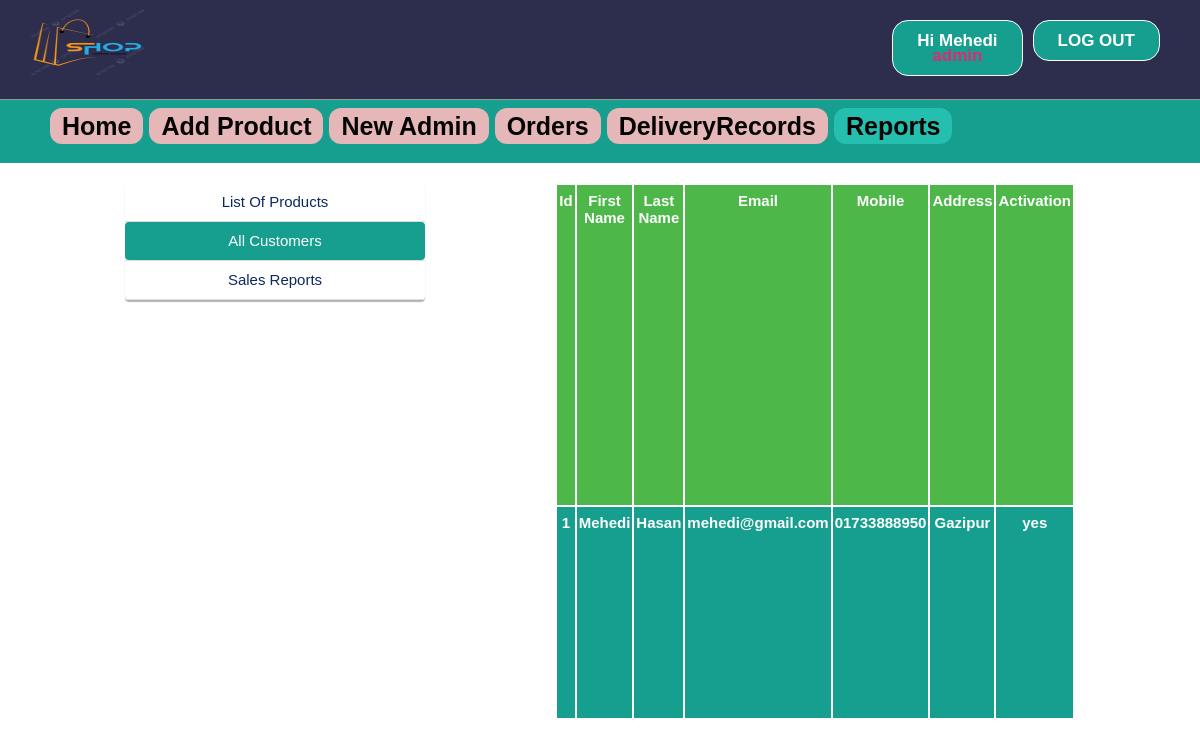
Screenshot of /admin/all_customer.php (signed in) with the database file from the repository.
### tables this page shows
CREATE TABLE `user` (
  `id` int(11) NOT NULL,
  `firstName` varchar(25) NOT NULL,
  `lastName` varchar(25) NOT NULL,
  `email` varchar(100) NOT NULL,
  `mobile` varchar(20) NOT NULL,
  `address` varchar(120) NOT NULL,
  `password` varchar(100) NOT NULL,
  `confirmCode` varchar(10) NOT NULL,
  `activation` varchar(10) NOT NULL DEFAULT 'no'
);

### admin/all_customer.php (the view, shortened to what this page needs)
<?php include ( "../inc/connect.inc.php" ); ?>
<?php
if (!isset($_SESSION['admin_login'])) {
	header("location: login.php");
	$user = "";
}
else {
	$user = $_SESSION['admin_login'];
	$result = mysqli_query($con, "SELECT * FROM admin WHERE id='$user'");
		$get_user_email = mysqli_fetch_assoc($result);
			$uname_db = $get_user_email['firstName'];
			$utype_db=$get_user_email['type'];
}
?>
<!doctype html>
<html>
	<head>
		<link rel="stylesheet" type="text/css" href="../css/style.css">
	</head>
	<body class="home-welcome-text" style="background-image: url(../image/homebackgrndimg2.png);">
		<div class="homepageheader">
			<div class="signinButton loginButton">
				<div class="uiloginbutton signinButton loginButton" style="margin-right: 40px;">
					<?php
						if ($user!="") {
							echo '<a style="text-decoration: none;color: #fff;" href="logout.php">LOG OUT</a>';
						}
					 ?>
				</div>
				<div class="uiloginbutton signinButton loginButton">
					<?php
						if ($user!="") {
							echo '<a style="text-decoration: none;color: #fff;" href="login.php">Hi '.$uname_db.'</br><span style="color: #de2a74">'.$utype_db.'</span></a>';
						}
						else {
							echo '<a style="text-decoration: none;color: #fff;" href="login.php">LOG IN</a>';
						}
					 ?>
				</div>
			</div>
			<div style="float: left; margin: 5px 0px 0px 23px;">
				<a href="index.php">
					<img style=" height: 75px; width: 130px;" src="../image/logo.png">
				</a>
			</div>
		</div>
		<div class="categolis">
			<table>
				<tr>
					<th>
						<a href="index.php" style="text-decoration: none;color: #040403;padding: 4px 12px;background-color: #e6b7b8;border-radius: 12px;">Home</a>
					</th>
					<th><a href="addproduct.php" style="text-decoration: none;color: #040403;padding: 4px 12px;background-color: #e6b7b8;border-radius: 12px;">Add Product</a></th>
					<th><a href="newadmin.php" style="text-decoration: none;color: #040403;padding: 4px 12px;background-color: #e6b7b8;border-radius: 12px;">New Admin</a></th>
					<th><a href="orders.php" style="text-decoration: none;color: #040403;padding: 4px 12px;background-color: #e6b7b8;border-radius: 12px;">Orders</a></th>
					<th><a href="DeliveryRecords.php" style="text-decoration: none;color: #040403;padding: 4px 12px;background-color: #e6b7b8;border-radius: 12px;">DeliveryRecords</a></th>
					<th><a href="report.php" style="text-decoration: none;color: #040403;padding: 4px 12px;background-color: #24bfae;border-radius: 12px;">Reports</a></th>
				</tr>
			</table>
		</div>
		<div style="margin-top: 20px;">
			<div style="width: 950px; margin: 0 auto;">
				<ul>
					<li style="float: left;">
						<div class="settingsleftcontent">
							<ul>
								<ul>
								<li><?php echo '<a href="report.php" >List Of Products</a>'; ?></li>
								<li><?php echo '<a href="all_customer.php" style=" background-color: #169e8f; border-radius: 4px; color: #fff;">All Customers</a>'; ?></li>
								<li><?php echo '<a href="sales_report.php" >Sales Reports</a>'; ?></li>
							</ul>
							</ul>
						</div>
					</li>
					<li style="float: right; background-color: #fff;">
						<div>
							<table class="rightsidemenu">
								<tr style="font-weight: bold;" colspan="10" bgcolor="#4DB849">
									<th>Id</th>
									<th>First Name</th>
									<th>Last Name</th>
									<th>Email</th>
									<th>Mobile</th>
									<th>Address</th>
									<th>Activation</th>
								</tr>
								<tr>
									<?php include ( "../inc/connect.inc.php");
									$query = "SELECT * FROM user ORDER BY id DESC";
									$run = mysqli_query($con, $query);
									while ($row=mysqli_fetch_assoc($run)) {
										$id = $row['id'];
										$fname = $row['firstName'];
										$lname = $row['lastName'];
										$email = $row['email'];
										$mobile = $row['mobile'];
										$address = $row['address'];
										$active = $row['activation'];
									 ?>
									<th><?php echo $id; ?></th>
									<th><?php echo $fname; ?></th>
									<th><?php echo $lname; ?></th>
									<th><?php echo $email; ?></th>
									<th><?php echo $mobile; ?></th>
									<th><?php echo $address; ?></th>
									<th><?php echo $active; ?></th>
								</tr>
								<?php } ?>
							</table>
						</div>
					</li>
				</ul>
			</div>
		</div>
	</body>
</html>

### css/style.css (style rules this page uses)
html, body, div, span, applet, object, iframe, h1, h2, h3, h4, h5, h6, p, blockquote, pre, a, abbr, acronym, address, big, cite, code, del, dfn, em, img, ins, kbd, q, s, samp, small, strike, strong, sub, sup, tt, var, b, u, i, center, dl, dt, dd, ol, ul, li, fieldset, form, label, legend, table, caption, tbody, tfoot, thead, tr, th, td, article, aside, canvas, details, embed, figure, figcaption, footer, header, hgroup, menu, nav, output, ruby, section, summary, time, mark, audio, video { margin: 0; padding: 0; border: 0; font: inherit; vertical-align: baseline; box-sizing: border-box; }
body { line-height: normal; }
ol, ul { list-style: none; }
table { border-collapse: collapse; border-spacing: 0; }
* { margin: 0px; padding: 0px; }
body, button, input, label, select, td, textarea { font-family: Arial, Helvetica, tahoma,verdana,arial,sans-serif; font-size: 12px; }
body { width: 100%; position: relative; background-color: #ffffff; min-width: 1080px; }
.homepageheader { position: fixed; height: 100px; width: 100%; min-width: 980px; border-bottom: 1px solid #8E9D8E; margin: 0px; background-image: initial; background-position-x: initial; background-position-y: initial; background-size: initial; background-attachment: initial; background-origin: initial; background-clip: initial; background-color: #2d2d4d;; }
.loginButton .signinButton { color: #FFFFFF; background: #169E8F; border: 1px solid #FFFFFF; cursor: pointer; display: inline-block; font-weight: bold; line-height: 15px; padding: 12px 24px; border-radius: 16px; text-align: center; text-decoration: none; float: right; margin: 20px 0px 0px 10px; font-size: 17px; }
.categolis { line-height: 1.3; font-weight: bold; color: #fff; padding: 110px 0px 20px 50px; background-color: #169e8f; text-align: center; font-size: 25px; }
.categolis table tbody tr th { padding: 0px 6px 0px 0px; }
.rightsidemenu { float: right; text-align: center; width: 100%; margin: 0px; background-color: #169e8f; font-size: 15px; color: #fff; font-weight: bold; height: 537px; overflow: auto; }
.rightsidemenu th { margin-top: 5px; border: 2px solid; padding: 7px 2px; width: 10px; }
.settingsleftcontent { width: 300px; color: #7C7979; line-height: 1.2; padding: 0; text-align: justify; background-color: #FFFFFF; -webkit-box-shadow: 0 2px 1px 0 #B5B2B2; box-shadow: 0 2px 1px 0 #B5B2B2; border-radius: 4px; }
.settingsleftcontent ul { list-style: none; }
.settingsleftcontent ul li { list-style: none; border-bottom: 1px solid #ddd; text-align: center; }
.settingsleftcontent ul li a { clear: both; cursor: pointer; display: block; font-size: 15px; font-weight: normal; float: none; line-height: 18px; margin: 0; padding: 10px 20px; text-shadow: none; white-space: nowrap; color: #0C2860; text-decoration: none; text-align: center; }

### rows the page displays
user: id "1", firstName "Mehedi", lastName "Hasan", email "mehedi@gmail.com", mobile "01733888950", address "Gazipur", activation "yes"

### other values shown
$uname_db "Mehedi"
